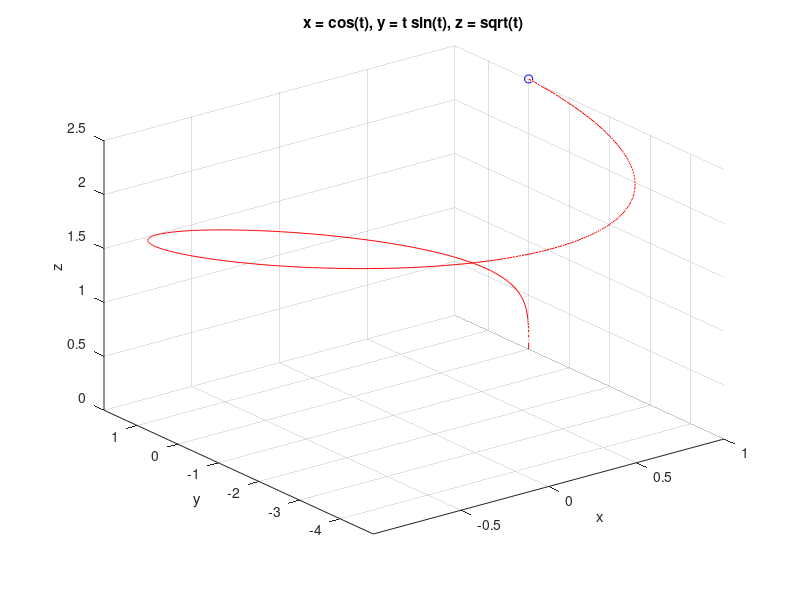
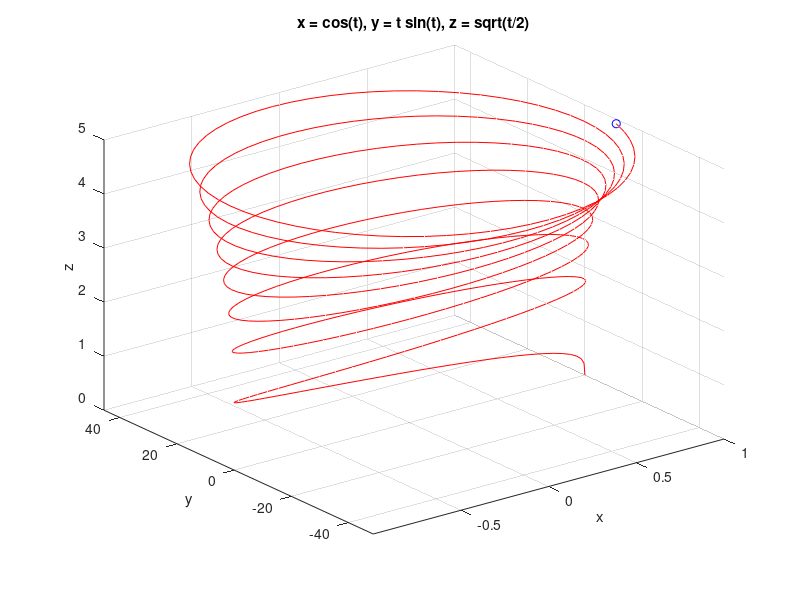

Write MATLAB code to recreate these figures, in order.
clear all;
clc
figure;
ezplot3('cos(t)','t*sin(t)','sqrt(t)',[0,2*pi],'animate')
clear all;
figure;
ezplot3('cos(t)','t*sin(t)','sqrt(t/2)',[0,50],'animate')